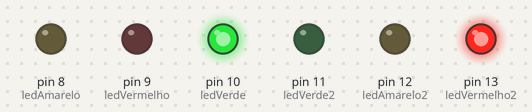
Simulated run of this sketch. Board: Arduino Uno, built with avr-gcc and run on an emulated ATmega328P. On the bench: output pins drawn as LEDs (lit = HIGH).

Above: at 2.5 s.
At 4.7 s:
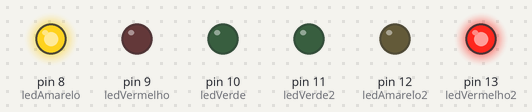
At 7.0 s:
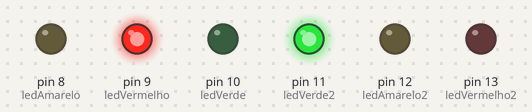
At 9.2 s:
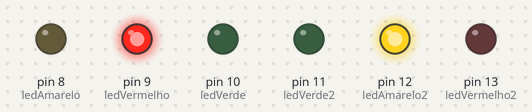
Timing chart, 0 to 12.7 s (numbered marks = the images above):
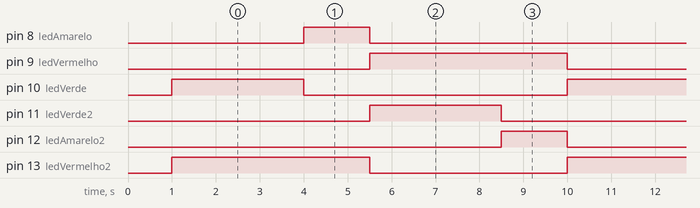

Measured:
- by itself, pin 8 (ledAmarelo), pin 12 (ledAmarelo2): alternates HIGH for 1.5 s and LOW for 7.5 s
- by itself, pin 9 (ledVermelho), pin 13 (ledVermelho2): alternates HIGH for 4.5 s and LOW for 4.5 s
- by itself, pin 10 (ledVerde), pin 11 (ledVerde2): alternates HIGH for 3.0 s and LOW for 6.0 s

The sketch:

LED_07_02.ino
```cpp
//Declaração das variáveis que representam os pinos dos leds
int ledAmarelo = 8;
int ledVermelho = 9;
int ledVerde = 10;
int ledVerde2 = 11;
int ledAmarelo2 = 12;
int ledVermelho2 = 13;

void setup() {

  //Definindo os tipos dos pinos
  pinMode(ledAmarelo, OUTPUT);
  pinMode(ledVermelho, OUTPUT);
  pinMode(ledVerde, OUTPUT);
  pinMode(ledAmarelo2, OUTPUT);
  pinMode(ledVermelho2, OUTPUT);
  pinMode(ledVerde2, OUTPUT);

  delay(1000);
}

void loop() {

  //definindo o estado natural das portas
  digitalWrite(ledAmarelo, 0);
  digitalWrite(ledVermelho, 0);
  digitalWrite(ledVerde, 0);
  digitalWrite(ledAmarelo2, 0);
  digitalWrite(ledVermelho2, 0);
  digitalWrite(ledVerde2, 0);

  //executando os semáforos
  digitalWrite(ledVerde, 1);
  digitalWrite(ledVermelho2, 1);
  delay(3000);
  digitalWrite(ledVerde, 0);
  digitalWrite(ledAmarelo, 1);
  delay(1500);
  digitalWrite(ledAmarelo, 0);
  digitalWrite(ledVermelho2, 0);
  digitalWrite(ledVermelho, 1);
  digitalWrite(ledVerde2, 1);
  delay(3000);
  digitalWrite(ledVerde2, 0);
  digitalWrite(ledAmarelo2, 1);
  delay(1500);
  digitalWrite(ledAmarelo2, 0);
  digitalWrite(ledVermelho, 0);
}
```
